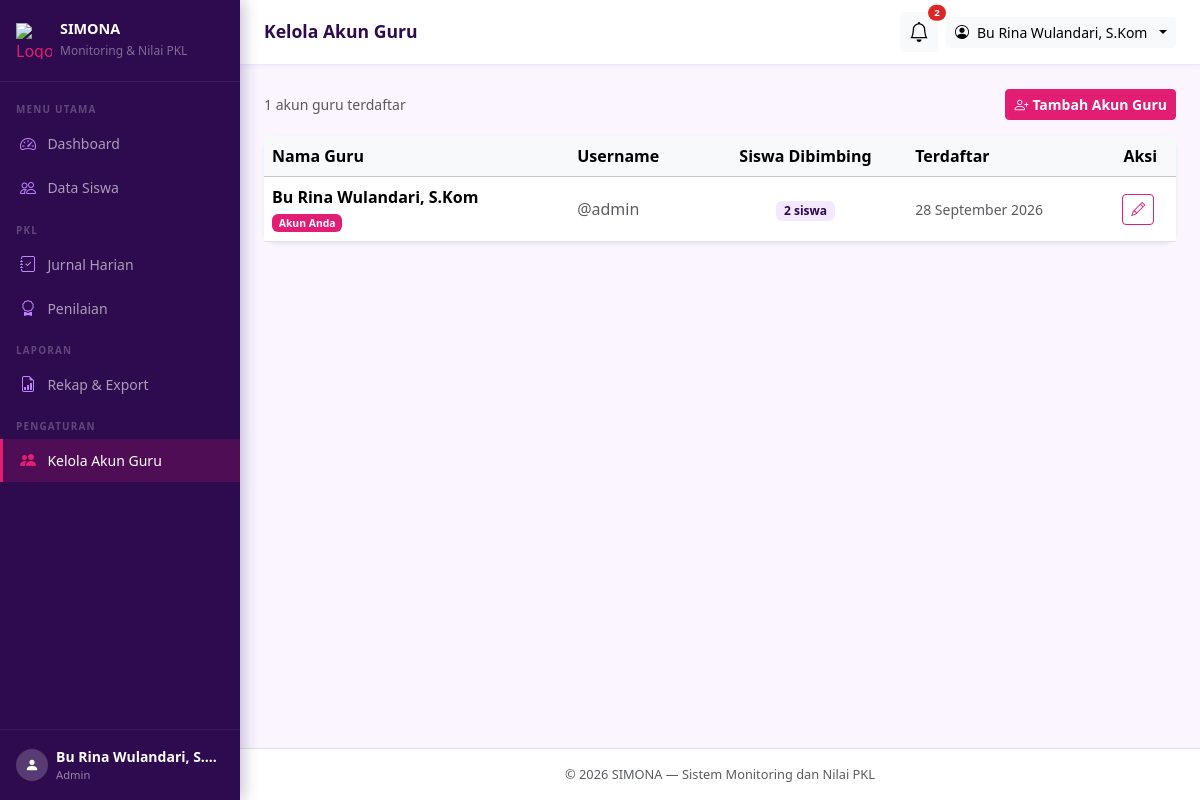
Page /admin/akun/index.php (signed in) on the earlier database version.
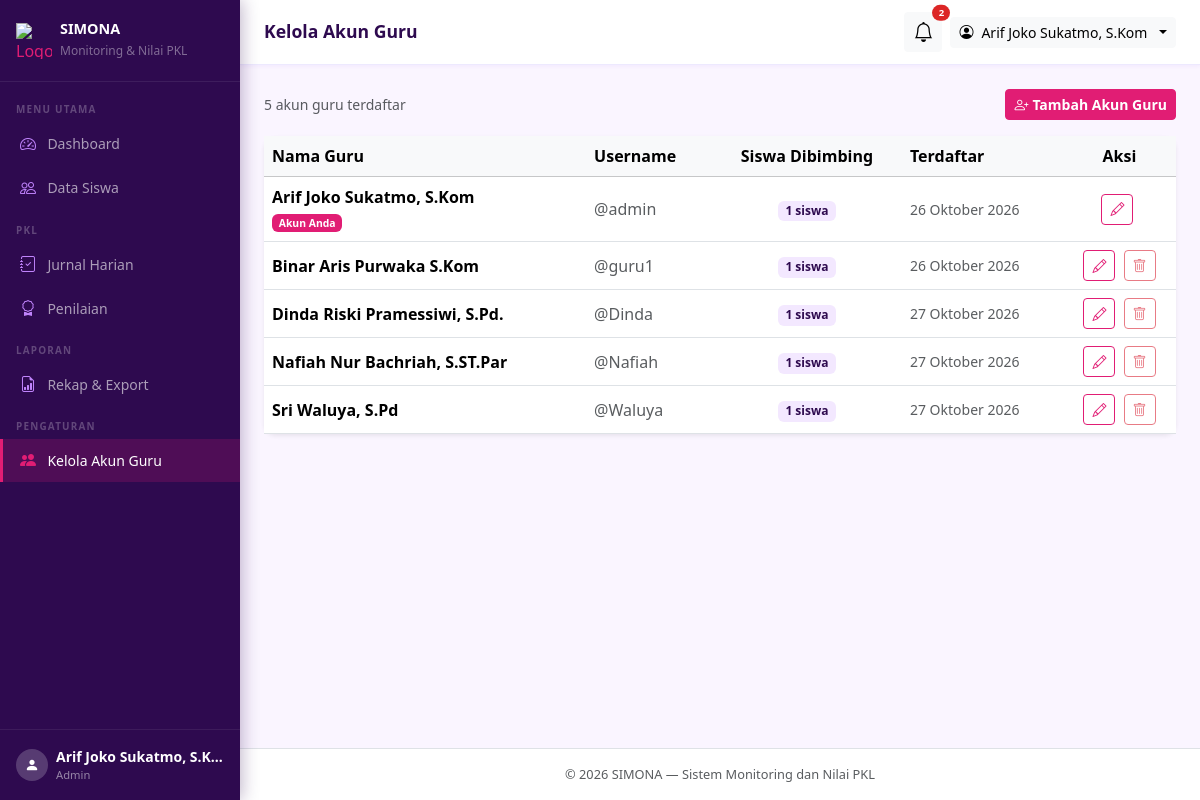
Same page on the later database version.
### tables this page shows
CREATE TABLE `users` (
  `id` int(10) unsigned NOT NULL AUTO_INCREMENT,
  `nama` varchar(100) NOT NULL,
  `username` varchar(50) NOT NULL,
  `password` varchar(255) NOT NULL COMMENT 'Hasil password_hash(), bukan teks asli',
  `role` enum('admin','siswa') NOT NULL DEFAULT 'siswa',
  `created_at` timestamp NOT NULL DEFAULT current_timestamp(),
  PRIMARY KEY (`id`),
  UNIQUE KEY `uq_username` (`username`)
);

### includes/auth.php (called while the page is built, shortened)
<?php
function current_user(): array
{
    return [
        'user_id'  => $_SESSION['user_id']  ?? null,
        'nama'     => $_SESSION['nama']     ?? '',
        'username' => $_SESSION['username'] ?? '',
        'role'     => $_SESSION['role']     ?? '',
        'siswa_id' => $_SESSION['siswa_id'] ?? null,
    ];
}
function current_role(): string
{
    return $_SESSION['role'] ?? '';
}

### includes/functions.php (called while the page is built, shortened)
<?php
function e(string $string): string
{
    return htmlspecialchars($string, ENT_QUOTES, 'UTF-8');
}
function format_tanggal(string $tanggal): string
{
    $bulan = [
        1  => 'Januari',  2  => 'Februari', 3  => 'Maret',
        4  => 'April',    5  => 'Mei',       6  => 'Juni',
        7  => 'Juli',     8  => 'Agustus',   9  => 'September',
        10 => 'Oktober',  11 => 'November',  12 => 'Desember',
    ];
    $ts = strtotime($tanggal);
    return date('j', $ts) . ' ' . $bulan[(int)date('n', $ts)] . ' ' . date('Y', $ts);
}

### admin/akun/index.php (the view, shortened to what this page needs)
<?php
require_once __DIR__ . '/../../includes/auth.php';
require_once __DIR__ . '/../../includes/functions.php';
$db   = get_db();
$admins = $db->query("
    SELECT u.id, u.nama, u.username, u.created_at,
           COUNT(s.id) AS jumlah_siswa
    FROM users u
    LEFT JOIN siswa s ON s.guru_pembimbing_id = u.id
    WHERE u.role = 'admin'
    GROUP BY u.id
    ORDER BY u.nama
")->fetchAll();
$page_title = 'Kelola Akun Guru';
require_once __DIR__ . '/../../includes/header.php';
?>
<div class="d-flex justify-content-between align-items-center mb-3">
  <p class="text-muted small mb-0"><?= count($admins) ?> akun guru terdaftar</p>
  <a href="<?= APP_URL ?>/admin/akun/tambah.php" class="btn btn-primary btn-sm">
    <i class="bi bi-person-plus me-1"></i>Tambah Akun Guru
  </a>
</div>
<div class="card border-0 shadow-sm">
  <div class="card-body p-0">
    <div class="table-responsive">
      <table class="table table-hover align-middle mb-0">
        <thead class="table-light">
          <tr>
            <th>Nama Guru</th>
            <th>Username</th>
            <th class="text-center">Siswa Dibimbing</th>
            <th>Terdaftar</th>
            <th class="text-center">Aksi</th>
          </tr>
        </thead>
        <tbody>
          <?php foreach ($admins as $a): ?>
          <tr>
            <td>
              <div class="fw-semibold"><?= e($a['nama']) ?></div>
              <?php if ($a['id'] == $user['user_id']): ?>
                <span class="badge bg-primary" style="font-size:0.65rem">Akun Anda</span>
              <?php endif; ?>
            </td>
            <td class="text-muted">@<?= e($a['username']) ?></td>
            <td class="text-center">
              <span class="badge bg-light text-dark"><?= $a['jumlah_siswa'] ?> siswa</span>
            </td>
            <td class="small text-muted"><?= format_tanggal(date('Y-m-d', strtotime($a['created_at']))) ?></td>
            <td class="text-center text-nowrap">
              <a href="<?= APP_URL ?>/admin/akun/edit.php?id=<?= $a['id'] ?>"
                 class="btn btn-sm btn-outline-primary me-1">
                <i class="bi bi-pencil"></i>
              </a>
              <?php if ($a['id'] != $user['user_id']): ?>
              <form method="POST" class="d-inline"
                    onsubmit="return confirm('Hapus akun <?= e(addslashes($a['nama'])) ?>?')">
                <button class="btn btn-sm btn-outline-danger"
                  <?= $a['jumlah_siswa'] > 0 ? 'disabled title="Masih membimbing siswa"' : '' ?>>
                  <i class="bi bi-trash"></i>
                </button>
              </form>
              <?php endif; ?>
            </td>
          </tr>
          <?php endforeach; ?>
        </tbody>
      </table>
    </div>
  </div>
</div>
<?php require_once __DIR__ . '/../../includes/footer.php'; ?>

### includes/header.php (shortened to what this page needs)
<?php
require_once __DIR__ . '/../includes/functions.php';
require_once __DIR__ . '/../includes/auth.php';
$page_title = $page_title ?? 'Monitoring PKL';
$user       = current_user();
$role       = current_role();
$base = ($role === 'admin') ? APP_URL . '/admin' : APP_URL . '/siswa';
$current = basename($_SERVER['PHP_SELF']);
$current_dir = basename(dirname($_SERVER['PHP_SELF']));
?>
<!DOCTYPE html>
<html lang="id">
<head>
  <link href="https://cdn.jsdelivr.net/npm/bootstrap@5.3.3/dist/css/bootstrap.min.css" rel="stylesheet">
  <link href="https://cdn.jsdelivr.net/npm/bootstrap-icons@1.11.3/font/bootstrap-icons.min.css" rel="stylesheet">
</head>
<body>
<nav class="sidebar" id="sidebar">
  <a href="<?= $base ?>/dashboard.php" class="sidebar-brand d-flex align-items-center gap-2 text-decoration-none">
    <img src="<?= APP_URL ?>/assets/img/logo-smk.png"
         alt="Logo SMK"
         style="width:36px;height:36px;object-fit:contain;flex-shrink:0">
    <div>
      <h6 class="mb-0">SIMONA</h6>
      <small>Monitoring & Nilai PKL</small>
    </div>
  </a>
  <div class="sidebar-nav">
    <?php if ($role === 'admin'): ?>
      <div class="sidebar-label">Menu Utama</div>
      <a href="<?= APP_URL ?>/admin/dashboard.php"
         class="nav-link <?= $current === 'dashboard.php' && $current_dir === 'admin' ? 'active' : '' ?>">
        <i class="bi bi-speedometer2"></i> Dashboard
      </a>
      <a href="<?= APP_URL ?>/admin/siswa/index.php"
         class="nav-link <?= $current_dir === 'siswa' ? 'active' : '' ?>">
        <i class="bi bi-people"></i> Data Siswa
      </a>
      <div class="sidebar-label">PKL</div>
      <a href="<?= APP_URL ?>/admin/jurnal/index.php"
         class="nav-link <?= $current_dir === 'jurnal' ? 'active' : '' ?>">
        <i class="bi bi-journal-check"></i> Jurnal Harian
      </a>
      <a href="<?= APP_URL ?>/admin/nilai/index.php"
         class="nav-link <?= $current_dir === 'nilai' ? 'active' : '' ?>">
        <i class="bi bi-award"></i> Penilaian
      </a>
      <div class="sidebar-label">Laporan</div>
      <a href="<?= APP_URL ?>/admin/laporan/index.php"
         class="nav-link <?= $current_dir === 'laporan' ? 'active' : '' ?>">
        <i class="bi bi-file-earmark-bar-graph"></i> Rekap & Export
      </a>
      <div class="sidebar-label">Pengaturan</div>
      <a href="<?= APP_URL ?>/admin/akun/index.php"
         class="nav-link <?= $current_dir === 'akun' ? 'active' : '' ?>">
        <i class="bi bi-people-fill"></i> Kelola Akun Guru
      </a>
    <?php endif; ?>
  </div>
  <div class="sidebar-footer">
    <div class="d-flex align-items-center gap-2">
      <div style="width:32px;height:32px;background:rgba(255,255,255,0.2);border-radius:50%;display:flex;align-items:center;justify-content:center;flex-shrink:0">
        <i class="bi bi-person-fill text-white small"></i>
      </div>
      <div style="min-width:0">
        <div class="text-white small fw-semibold text-truncate"><?= e($user['nama']) ?></div>
        <div style="color:rgba(255,255,255,0.5);font-size:0.7rem"><?= $role === 'admin' ? 'Admin' : 'Siswa' ?></div>
      </div>
    </div>
  </div>
</nav>
<div class="main-wrapper">
  <div class="topbar">
    <div class="d-flex align-items-center gap-3">
      <h5 class="page-heading"><?= e($page_title) ?></h5>
    </div>
    <div class="d-flex align-items-center gap-2">
      <?php if ($role === 'admin'):
        $db_bell = get_db();
        $pending_count = $db_bell->query("SELECT COUNT(*) FROM jurnal_harian WHERE status_verifikasi='menunggu'")->fetchColumn();
      ?>
      <div class="dropdown">
        <button class="btn btn-sm btn-light position-relative" data-bs-toggle="dropdown" aria-expanded="false">
          <i class="bi bi-bell fs-5"></i>
          <?php if ($pending_count > 0): ?>
            <span class="position-absolute top-0 start-100 translate-middle badge rounded-pill bg-danger"
                  style="font-size:0.6rem">
              <?= $pending_count > 9 ? '9+' : $pending_count ?>
            </span>
          <?php endif; ?>
        </button>
      </div>
      <?php endif; ?>
      <div class="dropdown">
        <button class="btn btn-sm btn-light dropdown-toggle d-flex align-items-center gap-2" data-bs-toggle="dropdown">
          <i class="bi bi-person-circle"></i>
          <span class="d-none d-sm-inline"><?= e($user['nama']) ?></span>
        </button>
      </div>
    </div>
  </div>
  <div class="content-area">

### includes/footer.php (shortened to what this page needs)
  </div>
  <footer class="text-center text-muted py-3 border-top bg-white" style="font-size:0.8rem">
    &copy; <?= date('Y') ?> SIMONA &mdash; Sistem Monitoring dan Nilai PKL
  </footer>
</div>
</body>
</html>

### includes/header.php (style rules this page uses)
:root { --sidebar-width: 240px; --primary: #2E0A4F; --accent: #E11D74; --accent-soft: #7C3AED; --accent-light: rgba(225,29,116,0.1); --accent-soft-light: rgba(124,58,237,0.1); }
body { background: #FAF5FF; font-family: 'Segoe UI', sans-serif; }
.sidebar { width: var(--sidebar-width); min-height: 100%; height: 100%; background: var(--primary); position: fixed; top: 0; left: 0; bottom: 0; z-index: 1000; transition: transform 0.3s ease; display: flex; flex-direction: column; box-shadow: 2px 0 16px rgba(46,10,79,0.3); }
.sidebar-brand { padding: 1.25rem 1rem; border-bottom: 1px solid rgba(255,255,255,0.08); text-decoration: none; }
.sidebar-brand h6 { color: #fff; font-weight: 700; margin: 0; font-size: 0.9rem; }
.sidebar-brand small { color: rgba(255,255,255,0.4); font-size: 0.75rem; }
.sidebar-nav { padding: 0.5rem 0; flex: 1; }
.sidebar-label { padding: 0.75rem 1rem 0.25rem; font-size: 0.62rem; font-weight: 700; letter-spacing: 1.2px; text-transform: uppercase; color: rgba(255,255,255,0.25); }
.sidebar-nav .nav-link { color: rgba(255,255,255,0.6); padding: 0.6rem 1rem; display: flex; align-items: center; gap: 0.65rem; font-size: 0.875rem; transition: all 0.2s; margin: 1px 0; border-left: 3px solid transparent; }
.sidebar-nav .nav-link.active { background: rgba(225,29,116,0.18); color: #fff; border-left-color: var(--accent); }
.sidebar-nav .nav-link i { color: #c084fc; font-size: 1rem; width: 18px; text-align: center; }
.sidebar-nav .nav-link.active i { color: var(--accent); }
.sidebar-footer { padding: 1rem; border-top: 1px solid rgba(255,255,255,0.07); }
.main-wrapper { margin-left: var(--sidebar-width); min-height: 100vh; display: flex; flex-direction: column; }
.topbar { background: #fff; border-bottom: 1px solid #ede9fe; padding: 0.75rem 1.5rem; display: flex; align-items: center; justify-content: space-between; position: sticky; top: 0; z-index: 999; box-shadow: 0 1px 4px rgba(124,58,237,0.07); }
.topbar .page-heading { font-weight: 700; color: var(--primary); margin: 0; font-size: 1.1rem; }
.content-area { padding: 1.5rem; flex: 1; }
.btn-primary { background: var(--accent) !important; border-color: var(--accent) !important; color: #fff !important; font-weight: 600 !important; }
.btn-outline-primary { color: var(--accent) !important; border-color: var(--accent) !important; }
.badge.bg-primary { background: var(--accent) !important; }
.badge.bg-danger { background: #dc2626 !important; }
.badge.bg-light { background: #f3e8ff !important; color: var(--primary) !important; }
a { color: var(--accent-soft); }
.card { border-radius: 12px !important; }

Differences in the rows shown:
removed users: nama "Bu Rina Wulandari, S.…", nama "Bu Rina Wulandari, S.Kom", shows "Akun Anda", username "admin", jumlah_siswa "2", created_at "28 September 2026"
added users: nama "Arif Joko Sukatmo, S.K…", nama "Arif Joko Sukatmo, S.Kom", shows "Akun Anda", username "admin", jumlah_siswa "1", created_at "26 Oktober 2026"
added users: nama "Binar Aris Purwaka S.Kom", username "guru1", jumlah_siswa "1", created_at "26 Oktober 2026"
added users: nama "Dinda Riski Pramessiwi, S.Pd.", username "Dinda", jumlah_siswa "1", created_at "27 Oktober 2026"
added users: nama "Nafiah Nur Bachriah, S.ST.Par", username "Nafiah", jumlah_siswa "1", created_at "27 Oktober 2026"
added users: nama "Sri Waluya, S.Pd", username "Waluya", jumlah_siswa "1", created_at "27 Oktober 2026"
Other differences:
count($admins): "1" → "5"
